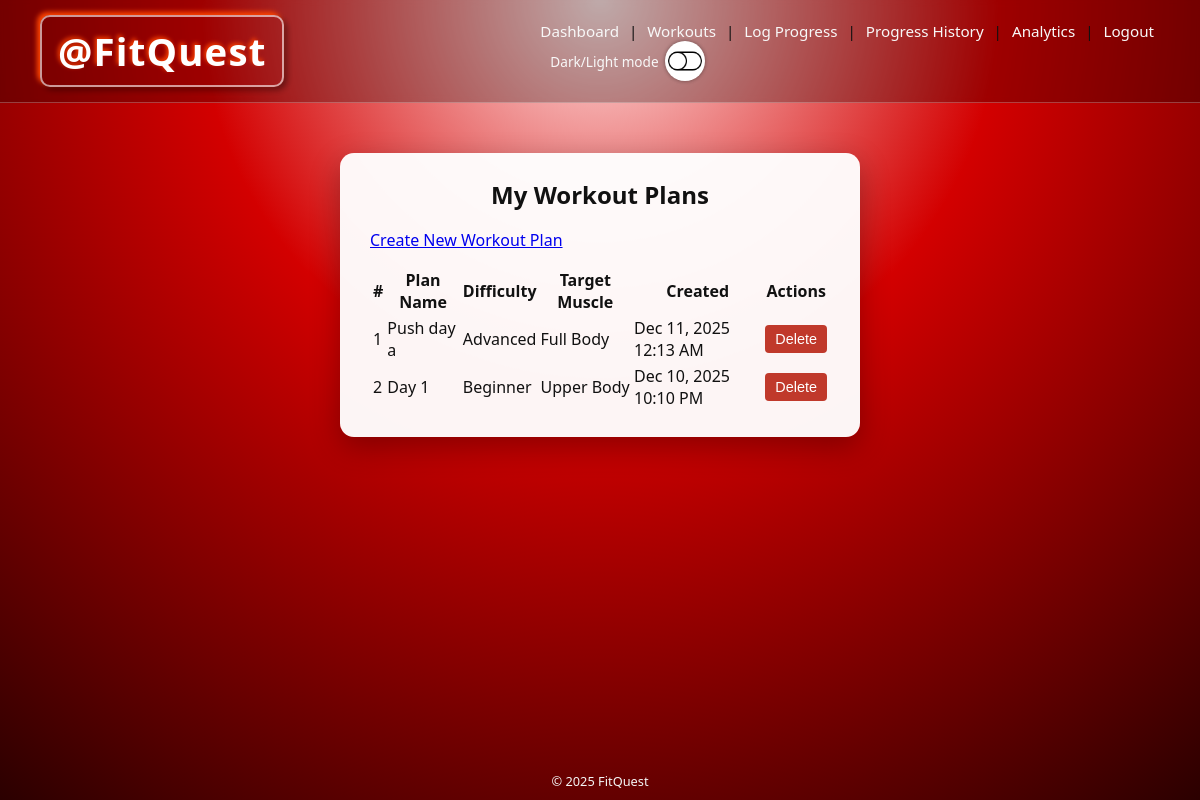
Page /workouts.php (signed in) on the committed database.
### tables this page shows
CREATE TABLE IF NOT EXISTS `workout_plans` (
  `workout_id` int NOT NULL AUTO_INCREMENT,
  `user_id` int NOT NULL,
  `name` varchar(150) NOT NULL,
  `difficulty` enum('Beginner','Intermediate','Advanced') NOT NULL,
  `target_muscle` enum('Full Body','Upper Body','Lower Body','Core') NOT NULL,
  `created_at` datetime NOT NULL DEFAULT CURRENT_TIMESTAMP,
  PRIMARY KEY (`workout_id`),
  KEY `user_id` (`user_id`)
);

### includes/auth.php (called while the page is built, shortened)
<?php
function current_user_id() {
    return $_SESSION['user_id'] ?? null;
}

### workouts.php (the view, shortened to what this page needs)
<?php
require_once 'config/db.php';
require_once 'includes/auth.php';
$user_id = current_user_id();
$stmt = $mysqli->prepare("
    SELECT workout_id, name, difficulty, target_muscle, created_at
    FROM workout_plans
    WHERE user_id = ?
    ORDER BY created_at DESC
");
$stmt->bind_param('i', $user_id);
$stmt->execute();
$result = $stmt->get_result();
include 'includes/header.php';
?>
<div class="page-card">
    <h2>My Workout Plans</h2>
    <p style="margin-bottom: 15px;">
        <a href="workouts_new.php" class="btn-primary">
             Create New Workout Plan
        </a>
    </p>
    <?php if ($result->num_rows === 0): ?>
        <p>You don't have any workout plans yet.</p>
        <p>
            <a href="workouts_new.php" class="btn-secondary">
                Create your first workout plan
            </a>
        </p>
    <?php else: ?>
        <table class="table">
            <thead>
                <tr>
                    <th>#</th>
                    <th>Plan Name</th>
                    <th>Difficulty</th>
                    <th>Target Muscle</th>
                    <th>Created</th>
                    <th>Actions</th>
                </tr>
            </thead>
            <tbody>
                <?php
                $i = 1;
                while ($row = $result->fetch_assoc()):
                ?>
                    <tr>
                        <td><?php echo $i++; ?></td>
                        <td><?php echo htmlspecialchars($row['name']); ?></td>
                        <td><?php echo htmlspecialchars($row['difficulty']); ?></td>
                        <td><?php echo htmlspecialchars($row['target_muscle']); ?></td>
                        <td><?php echo date('M j, Y g:i A', strtotime($row['created_at'])); ?></td>
                        <td>
                            <form method="post" style="display:inline;"
                                  onsubmit="return confirm('Delete this workout plan?');">
                                <button type="submit" class="btn-danger">
                                    Delete
                                </button>
                            </form>
                        </td>
                    </tr>
                <?php endwhile; ?>
            </tbody>
        </table>
    <?php endif; ?>
</div>
<?php
include 'includes/footer.php';
?>

### css/styles.css (style rules this page uses)
* { box-sizing: border-box; }
body { margin: 0; min-height: 100vh; font-family: "Segoe UI", Tahoma, Geneva, Verdana, sans-serif; background: radial-gradient(circle at top, #ffe3e3 0, #d30000 40%, #2b0000 100%); color: #111; display: flex; flex-direction: column; }
.page-card { margin: 30px auto; max-width: 520px; padding: 25px 30px; background: rgba(255, 255, 255, 0.96); border-radius: 14px; box-shadow: 0 10px 30px rgba(0,0,0,0.30); }
.page-card h2 { margin-top: 0; text-align: center; margin-bottom: 18px; }
.btn-danger { display: inline-block; background: #c0392b; color: #fff; border: none; padding: 6px 10px; border-radius: 4px; cursor: pointer; font-size: 0.9rem; }

### rows in the picture
workout_plans: name "Push day a", difficulty "Advanced", target_muscle "Full Body", created_at "Dec 11, 2025 12:13 AM"
workout_plans: name "Day 1", difficulty "Beginner", target_muscle "Upper Body", created_at "Dec 10, 2025 10:10 PM"
